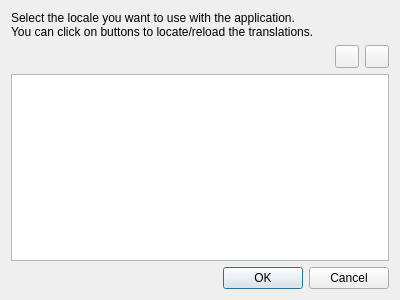
<?xml version="1.0" encoding="UTF-8"?>
<ui version="4.0">
 <class>TranslationDialog</class>
 <widget class="QDialog" name="TranslationDialog">
  <property name="geometry">
   <rect>
    <x>0</x>
    <y>0</y>
    <width>400</width>
    <height>300</height>
   </rect>
  </property>
  <property name="windowTitle">
   <string>Choose a translation locale</string>
  </property>
  <property name="windowIcon">
   <iconset resource="../resources/fresh.qrc">
    <normaloff>:/icons/translation.png</normaloff>:/icons/translation.png</iconset>
  </property>
  <layout class="QGridLayout" name="gridLayout">
   <item row="0" column="0" colspan="3">
    <widget class="QLabel" name="lInformations">
     <property name="text">
      <string>Select the locale you want to use with the application.
You can click on buttons to locate/reload the translations.</string>
     </property>
     <property name="wordWrap">
      <bool>true</bool>
     </property>
    </widget>
   </item>
   <item row="1" column="0">
    <spacer name="horizontalSpacer">
     <property name="orientation">
      <enum>Qt::Horizontal</enum>
     </property>
     <property name="sizeHint" stdset="0">
      <size>
       <width>325</width>
       <height>20</height>
      </size>
     </property>
    </spacer>
   </item>
   <item row="1" column="1">
    <widget class="QToolButton" name="tbLocate">
     <property name="toolTip">
      <string>Click here to change the application translations paths</string>
     </property>
     <property name="icon">
      <iconset resource="../resources/fresh.qrc">
       <normaloff>:/icons/folder.png</normaloff>:/icons/folder.png</iconset>
     </property>
    </widget>
   </item>
   <item row="1" column="2">
    <widget class="QToolButton" name="tbReload">
     <property name="toolTip">
      <string>Click here to reload the translations</string>
     </property>
     <property name="icon">
      <iconset resource="../resources/fresh.qrc">
       <normaloff>:/icons/update.png</normaloff>:/icons/update.png</iconset>
     </property>
    </widget>
   </item>
   <item row="2" column="0" colspan="3">
    <widget class="QTreeWidget" name="twLocales">
     <property name="uniformRowHeights">
      <bool>true</bool>
     </property>
     <property name="allColumnsShowFocus">
      <bool>true</bool>
     </property>
     <property name="headerHidden">
      <bool>true</bool>
     </property>
     <column>
      <property name="text">
       <string/>
      </property>
     </column>
    </widget>
   </item>
   <item row="3" column="0" colspan="3">
    <widget class="QDialogButtonBox" name="dbbButtons">
     <property name="standardButtons">
      <set>QDialogButtonBox::Cancel|QDialogButtonBox::Ok</set>
     </property>
    </widget>
   </item>
  </layout>
 </widget>
 <resources>
  <include location="../resources/fresh.qrc"/>
 </resources>
 <connections>
  <connection>
   <sender>dbbButtons</sender>
   <signal>accepted()</signal>
   <receiver>TranslationDialog</receiver>
   <slot>accept()</slot>
   <hints>
    <hint type="sourcelabel">
     <x>195</x>
     <y>272</y>
    </hint>
    <hint type="destinationlabel">
     <x>221</x>
     <y>309</y>
    </hint>
   </hints>
  </connection>
  <connection>
   <sender>dbbButtons</sender>
   <signal>rejected()</signal>
   <receiver>TranslationDialog</receiver>
   <slot>reject()</slot>
   <hints>
    <hint type="sourcelabel">
     <x>133</x>
     <y>282</y>
    </hint>
    <hint type="destinationlabel">
     <x>149</x>
     <y>326</y>
    </hint>
   </hints>
  </connection>
 </connections>
</ui>
